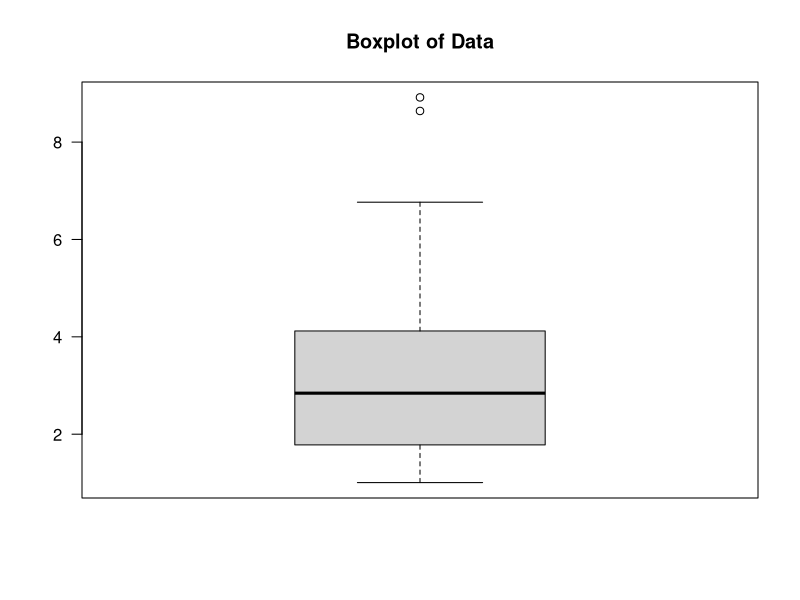
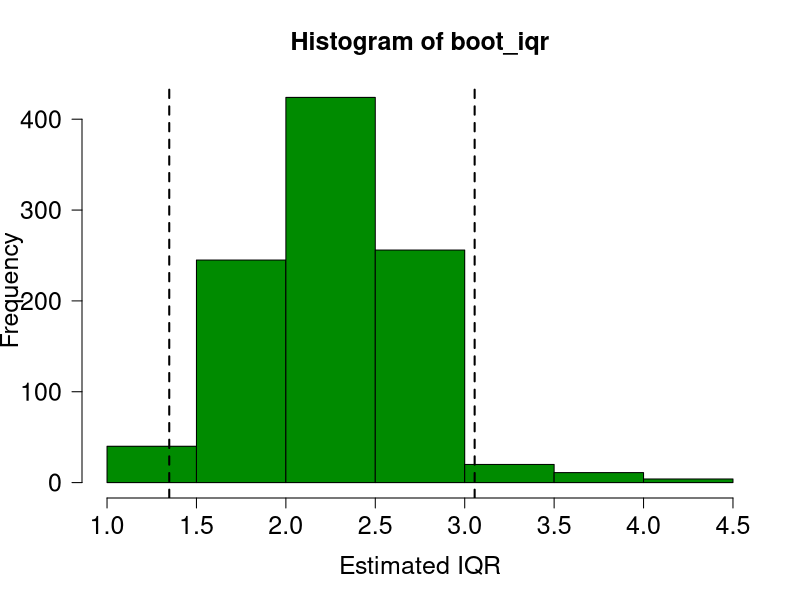
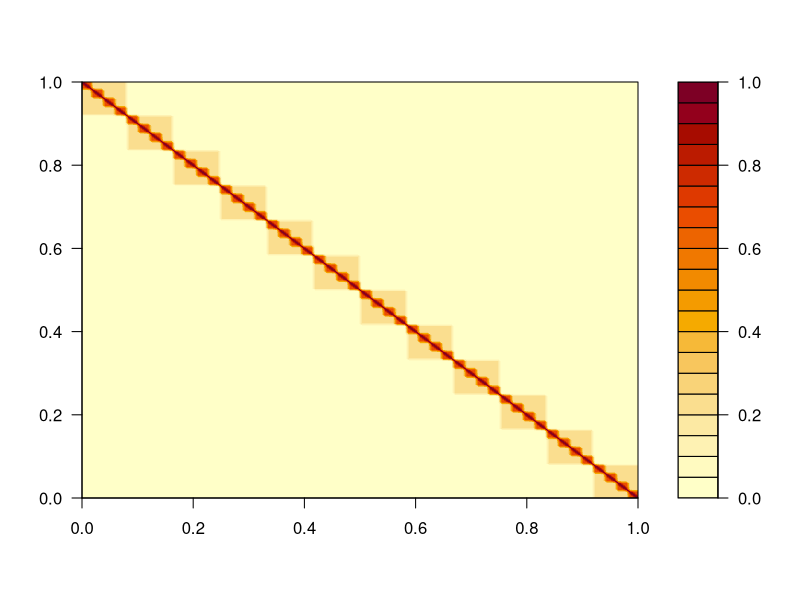
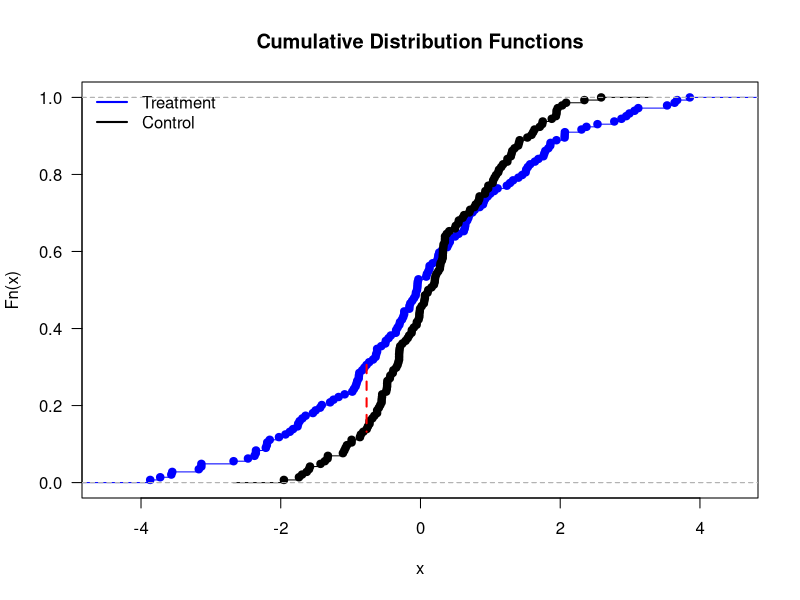

These charts were generated, in order, by the following R code:
## ---- chunk 1
knitr::opts_chunk$set(echo = TRUE)
## ---- chunk 2
n=50
x = rgamma(n,shape=3,rate=1)
boxplot(x, las=1, main='Boxplot of Data')
iqr_est = unname(diff(quantile(x, c(.25, .75))))
iqr_est
## ---- chunk 3
B = 1e3  ## Number of bootstrap samples
boot_samples = sample(x, n*B, replace=TRUE)  ## Sample with replacement
dim(boot_samples) = c(n, B) ## each column is a dataset
## ---- chunk 4
boot_iqr = apply(boot_samples, 2, function(b) unname(diff(quantile(b, c(.25, .75)))))
## ---- chunk 5
hist(boot_iqr, las=1, col='green4', xlab='Estimated IQR', 
     cex.axis=1.5, cex.lab=1.5, cex.main=1.5)

boot_q = quantile(boot_iqr, c(.025, .975))
abline(v=boot_q, lty='dashed', lwd=2)

boot_ci = sprintf('%3.1f (%3.1f, %3.1f)', iqr_est, boot_q[1], boot_q[2])
cat(boot_ci,'\n')
## ---- chunk 6
# Return a bootstrap 95% confidence interval for the
# q^th population quantile based on an iid sample.
quant_ci = function(y, q=0.5, n_boot=1000) {
    m = length(y)
    mat = sample(y, n_boot*m, replace=TRUE)
    dim(mat) = c(n_boot, m)
    f = function(x)quantile(x, q)
    v = apply(mat, 1, f)
    lcb = quantile(v, 0.025)
    ucb = quantile(v, 0.975)
    return(c(lcb, ucb))
}
## ---- chunk 7
## Settings 
nAn = 12 # anmimals
nLo = 4 # locations
nIm = 3 # images
rLo = .2 # correlation between locations
rIm = .7 # correlation between images

## Form the correlation matrix within an animal
R = matrix(rLo, nLo*nIm, nLo*nIm)
B = matrix(rIm, nIm, nIm)
for(i in 1:nLo){
    R[seq((i-1)*nIm+1,i*nIm),seq((i-1)*nIm+1,i*nIm)] = B
}
diag(R) = 1

## Here is a quick image to illustrate
R_all = as.matrix(Matrix::bdiag(lapply(1:nAn, function(x) R)))
filled.contour(R_all[144:1,])
#my_colors = colorRampPalette(c('white','red'),alpha=.5)(10)
#image(R_all[144:1,], col=my_colors, breaks=seq(0,1,.1), xaxt='n', yaxt='n')


## Introduce correlation by right multiplying by Cholesky 
## decomposition of correlation matrix.
chR = chol(R)
control = matrix(rnorm(nAn*nLo*nIm, 0, 1), nrow=nAn) %*% chR
treat   = matrix(rnorm(nAn*nLo*nIm, 0, 1.5), nrow=nAn) %*% chR

# Convert back to vector i.e. "long form" keeping 
# measurements from the same animal in blocks
control = as.vector(t(control))
treat = as.vector(t(treat))

# Compute the CDFs
F.t = ecdf(treat)
F.c = ecdf(control)

# Plot the CDFs
plot(F.t, col='blue', main='Cumulative Distribution Functions', las=1)
lines(F.c, col='black')
legend('topleft', legend=c('Treatment', 'Control'), 
       lty='solid', lwd=2, col=c('blue','black'), bty='n')

# Compute the test statistic and show as red-dashed line
z = c(treat,control)
z = z[order(z)]
delta = abs(F.t(z) - F.c(z))
x = z[which.max(delta)]
lines(c(x, x), c(F.t(x), F.c(x)), col='red', lty='dashed', lwd=2)

## Function to compute the KS statistic
ks_stat = function(x, y){
  # form unique points and order
  z = c(x, y)

  # compute ecdfs and differences
  max(abs(ecdf(x)(z) - ecdf(y)(z)))
}


## x and y here are vectors
## permute gives the number of permutations to do
compute_ks = function(x, y, permute=FALSE){
  if(permute){
    ## construct one block per column
    z = c(x,y)
    dim(z) = c(permute, {length(x) + length(y)} / permute)
    ## sample columns for group assignment
    ind = sample(1:ncol(z), length(x)/permute, replace=FALSE)    
    x = z[,ind]; dim(x) = NULL
    y = z[,-ind]; dim(y) = NULL
  }
  ks_stat(x, y)
}

## ks_perm_test test the distribution of x versus y 
## by permuting group labels in blocks of the indicated size.
ks_perm_test = function(x, y, nperm=1e3, block=nLo*nIm){
  ks_stat = compute_ks(x, y)
  ks_perm = sapply(1:nperm, function(i){compute_ks(x, y, permute=block)})
  1 - mean(ks_stat >= ks_perm)
}

ks_perm_test(treat, control)
